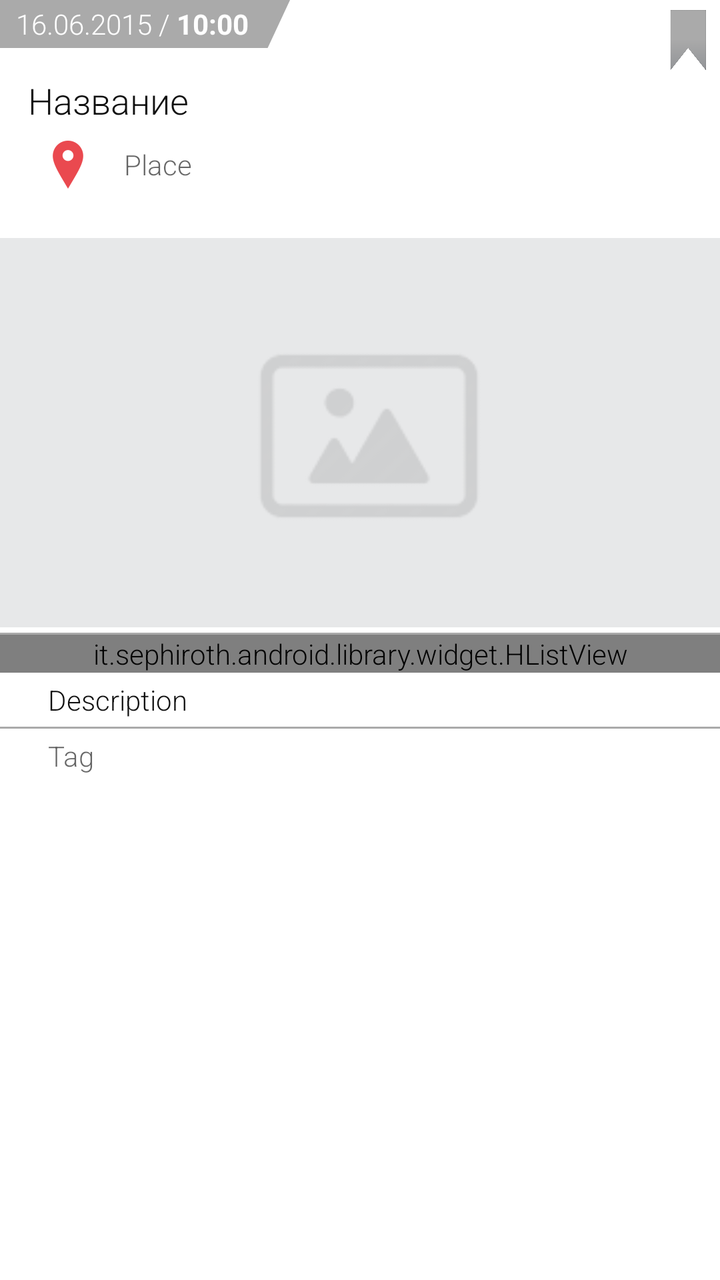
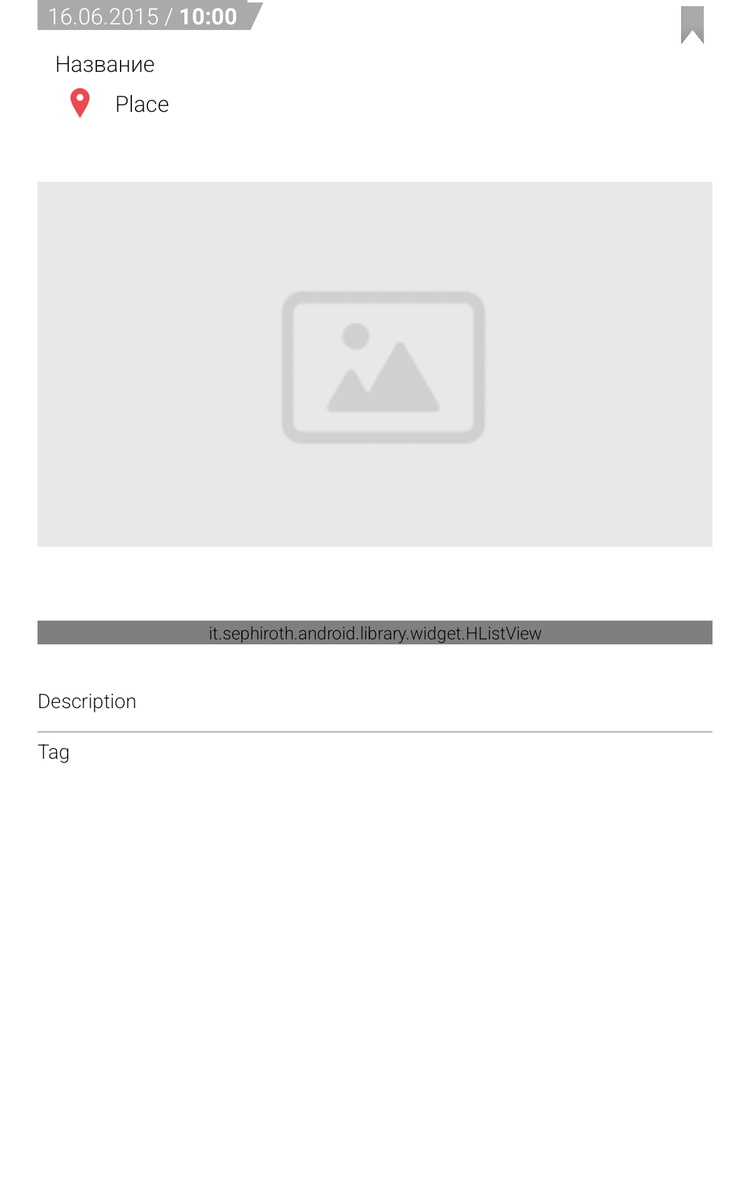

An Android layout and its configuration variant, each rendered on a device that would load it. The default file and the variant file are quoted in full after the pictures.
<!-- AndroidManifest.xml: application theme AppTheme -->
<!-- res/layout/fragment_event_details.xml -->
<ScrollView
    android:id="@+id/scrollView1"
    android:layout_height="match_parent"
    android:layout_width="match_parent"
    xmlns:android="http://schemas.android.com/apk/res/android" >

    <LinearLayout xmlns:android="http://schemas.android.com/apk/res/android"
        android:layout_width="match_parent"
        android:layout_height="match_parent"
        android:orientation="vertical"
        android:layout_weight="0"
        android:paddingBottom="@dimen/item_spacing">

        <RelativeLayout
            android:layout_width="match_parent"
            android:layout_height="wrap_content">

            <LinearLayout
                android:layout_width="wrap_content"
                android:layout_height="wrap_content"
                android:orientation="horizontal"
                android:id="@+id/linearLayout3">

            <TextView
                android:id="@+id/textDate"
                android:layout_width="wrap_content"
                android:layout_height="24dp"
                style="?android:attr/textAppearanceSmall"
                android:textColor="@color/Exhibition.White"
                android:gravity="center_vertical"
                android:background="@color/Exhibition.DarkGray"
                android:paddingLeft="@dimen/item_spacing"
                android:text="16.06.2015 / "/>

                <TextView
                    android:id="@+id/textTime"
                    android:layout_width="wrap_content"
                    android:layout_height="24dp"
                    style="?android:attr/textAppearanceSmall"
                    android:fontFamily="sans-serif"
                    android:textColor="@color/Exhibition.White"
                    android:textStyle="bold"
                    android:gravity="center_vertical"
                    android:background="@color/Exhibition.DarkGray"
                    android:paddingRight="@dimen/item_spacing"
                    android:text="10:00"/>

                <TextView
                    android:layout_width="30dp"
                    android:layout_height="24dp"
                    android:gravity="center_vertical"
                    android:background="@drawable/header_bottom_left_gray"
                    android:paddingLeft="@dimen/item_spacing"
                    android:paddingRight="@dimen/item_spacing" />

            </LinearLayout>


            <LinearLayout
                android:orientation="vertical"
                android:layout_width="match_parent"
                android:layout_height="wrap_content"
                android:layout_weight="1"
                android:padding="14dp"
                android:layout_below="@+id/linearLayout3"
                android:id="@+id/linearLayout4">

                <TextView
                    android:id="@+id/text_header"
                    android:layout_width="match_parent"
                    android:layout_height="wrap_content"
                    android:text="Название "
                    style="?android:attr/textAppearanceLarge"
                    android:clickable="false"
                    android:textColor="@color/text"
                    android:layout_weight="1"/>

                <LinearLayout
                    android:layout_width="match_parent"
                    android:layout_height="wrap_content"
                    android:orientation="horizontal">

                    <ImageButton
                        android:id="@+id/imagePlace"
                        android:layout_width="40dp"
                        android:layout_height="40dp"
                        android:src="@drawable/ic_location"
                        android:background="@android:color/transparent"
                        android:layout_weight="0"/>

                    <TextView
                        android:layout_width="match_parent"
                        android:layout_height="wrap_content"
                        android:text="Place"
                        android:id="@+id/textPlace"
                        style="?android:attr/textAppearanceSmall"
                        android:layout_gravity="center_vertical"
                        android:paddingLeft="@dimen/item_spacing"
                        android:paddingRight="@dimen/item_spacing"
                        android:layout_weight="1"/>

                </LinearLayout>
            </LinearLayout>


            <ImageButton
                android:id="@+id/imageFlag"
                android:layout_width="32dp"
                android:layout_height="40dp"
                android:background="@drawable/favorite_selector"
                android:clickable="true"
                android:layout_gravity="right"
                android:layout_alignParentTop="true"
                android:layout_alignRight="@+id/linearLayout4"
                android:layout_alignEnd="@+id/linearLayout4" />

        </RelativeLayout>

        <ImageView
            android:id="@+id/imageEvent"
            android:layout_width="match_parent"
            android:layout_height="200dp"
            android:layout_weight="1"
            android:adjustViewBounds="true"
            android:src="@drawable/empty_image"
            android:scaleType="fitCenter"
            android:layout_gravity="left"/>

        <View
            android:layout_width="match_parent"
            android:layout_height="1dp"
            android:background="@android:color/darker_gray"
            android:layout_weight="0" />

        <it.sephiroth.android.library.widget.HListView
            android:id="@+id/hListView1"
            android:layout_width="match_parent"
            android:layout_height="wrap_content"
            android:layout_weight="0"/>


        <TextView
            android:id="@+id/textEvent"
            android:layout_width="match_parent"
            android:layout_height="match_parent"
            android:layout_weight="0"
            android:layout_marginLeft="24dp"
            android:layout_marginRight="24dp"
            style="?android:attr/textAppearanceSmall"
            android:layout_marginTop="@dimen/item_spacing_small"
            android:textColor="@color/text"
            android:text="Description"/>

        <View
            android:layout_width="match_parent"
            android:layout_height="1dp"
            android:background="@android:color/darker_gray"
            android:layout_weight="0"
            android:layout_marginTop="@dimen/item_spacing_small"
            android:layout_marginBottom="@dimen/item_spacing_small"/>

        <TextView
            android:id="@+id/tags"
            android:layout_width="match_parent"
            android:layout_height="wrap_content"
            android:layout_weight="0"
            android:layout_marginLeft="24dp"
            android:layout_marginRight="24dp"
            style="?android:attr/textAppearanceSmall"
            android:text="Tag"/>

    </LinearLayout>
</ScrollView>
<!-- resources referenced by this layout -->
<resources>
  <color name="Exhibition.DarkGray">#aaaaaa</color>
  <color name="Exhibition.White">@android:color/white</color>
  <color name="text">#101010</color>
  <dimen name="item_spacing">8dp</dimen>
  <dimen name="item_spacing_small">4dp</dimen>
  <!-- drawable favorite_selector (drawable) -->
  <?xml version="1.0" encoding="utf-8"?>
  <selector xmlns:android="http://schemas.android.com/apk/res/android">
      <item android:state_selected="true" android:drawable="@drawable/ic_flag_r" />
      <item android:drawable="@drawable/ic_flag_n" />
  </selector>
  <style name="Exhibition.ActionBar" parent="@style/Widget.AppCompat.Light.ActionBar.Solid.Inverse">
          <item name="titleTextStyle">@style/Exhibition.ActionBar.TitleTextStyle</item>
          <item name="subtitleTextStyle">@style/Exhibition.ActionBar.SubTitleText</item>
          <item name="colorControlNormal">@color/Exhibition.White</item>
      </style>
  <color name="Exhibition.Primary">#ed1c24</color>
  <color name="Exhibition.TransparentRed">#b3ed1c24</color>
  <!-- drawable main_menu_selector (drawable) -->
  <?xml version="1.0" encoding="utf-8"?>
  <selector xmlns:android="http://schemas.android.com/apk/res/android">
      <item android:state_pressed="true">
          <color android:color="@color/Exhibition.Primary"/>
      </item>
      <item android:state_activated="true">
          <color android:color="@color/Exhibition.Primary"/>
      </item>
      <item android:drawable="@color/Exhibition.Background"/>
  </selector>
  <style name="Exhibition.TextViewStyle" parent="android:Widget.TextView">
          <item name="android:fontFamily">sans-serif-light</item>
      </style>
  <style name="Exhibition.ButtonStyle" parent="android:Widget.Holo.Button">
          <item name="android:fontFamily">sans-serif-light</item>
          <item name="android:background">@drawable/button_selector</item>
          <item name="android:textColor">@color/text</item>
      </style>
  <style name="Exhibition.ImageButtonStyle" parent="android:Widget.ImageButton">
          <item name="android:background">@drawable/button_selector</item>
      </style>
  <style name="Exhibition.Text.Small" parent="@android:style/TextAppearance.Small">
          <item name="android:textSize">14sp</item>
      </style>
  <style name="Exhibition.Text.Medium" parent="@android:style/TextAppearance.Medium">
          <item name="android:textSize">16sp</item>
          <item name="android:textColor">@color/text</item>
      </style>
  <style name="Exhibition.Text.Large" parent="@android:style/TextAppearance.Large">
          <item name="android:textSize">18sp</item>
          <item name="android:textColor">@color/text</item>
      </style>
  <style name="Exhibition.ListView" parent="@android:style/Widget.ListView">
          <item name="android:background">@color/Exhibition.Background</item>
          <item name="android:divider">@color/Exhibition.LightGray</item>
          <item name="android:dividerHeight">1dp</item>
          <item name="android:drawSelectorOnTop">false</item>
      </style>
  <style name="Exhibition.ActionBar.TitleTextStyle" parent="@android:style/TextAppearance">
          <item name="android:textColor">@color/Exhibition.White</item>
          <item name="android:textSize">20sp</item>
      </style>
  <style name="Exhibition.ActionBar.SubTitleText" parent="@android:style/TextAppearance">
          <item name="android:textColor">@color/Exhibition.White</item>
          <item name="android:textSize">20sp</item>
      </style>
  <color name="Exhibition.Background">@android:color/white</color>
  <color name="Exhibition.LightGray">#e1e1e1</color>
  <color name="Exhibition.Secondary">#6d6f71</color>
  <color name="Exhibition.TransparentDarkGray">#b3aaaaaa</color>
</resources>
<!-- res/layout-large/fragment_event_details.xml (the repository's variant of the layout above) -->
<!-- drawn on a 7-inch tablet held upright -->
<ScrollView
    android:id="@+id/scrollView1"
    android:layout_height="match_parent"
    android:layout_width="match_parent"
    xmlns:android="http://schemas.android.com/apk/res/android" >

    <LinearLayout xmlns:android="http://schemas.android.com/apk/res/android"
        android:layout_width="match_parent"
        android:layout_height="match_parent"
        android:orientation="vertical"
        android:paddingBottom="@dimen/item_spacing"
        android:paddingLeft="30dp"
        android:paddingRight="30dp">

        <RelativeLayout
            android:layout_width="match_parent"
            android:layout_height="wrap_content">

            <LinearLayout
                android:layout_width="wrap_content"
                android:layout_height="wrap_content"
                android:orientation="horizontal"
                android:id="@+id/linearLayout3">

            <TextView
                android:id="@+id/textDate"
                android:layout_width="wrap_content"
                android:layout_height="24dp"
                style="?android:attr/textAppearanceLarge"
                android:textColor="@color/Exhibition.White"
                android:gravity="center_vertical"
                android:background="@color/Exhibition.DarkGray"
                android:paddingLeft="@dimen/item_spacing"
                android:text="16.06.2015 / "/>

                <TextView
                    android:id="@+id/textTime"
                    android:layout_width="wrap_content"
                    android:layout_height="24dp"
                    style="?android:attr/textAppearanceLarge"
                    android:fontFamily="sans-serif"
                    android:textColor="@color/Exhibition.White"
                    android:textStyle="bold"
                    android:gravity="center_vertical"
                    android:background="@color/Exhibition.DarkGray"
                    android:paddingRight="@dimen/item_spacing"
                    android:text="10:00"/>

                <TextView
                    android:layout_width="30dp"
                    android:layout_height="24dp"
                    android:gravity="center_vertical"
                    android:background="@drawable/header_bottom_left_gray"
                    android:paddingLeft="@dimen/item_spacing"
                    android:paddingRight="@dimen/item_spacing" />

            </LinearLayout>


            <LinearLayout
                android:orientation="vertical"
                android:layout_width="match_parent"
                android:layout_height="wrap_content"
                android:layout_weight="1"
                android:padding="14dp"
                android:layout_below="@+id/linearLayout3"
                android:id="@+id/linearLayout4">

                <TextView
                    android:id="@+id/text_header"
                    android:layout_width="match_parent"
                    android:layout_height="wrap_content"
                    android:text="Название "
                    style="?android:attr/textAppearanceLarge"
                    android:clickable="false"
                    android:textColor="@color/text"
                    android:layout_weight="1"/>

                <LinearLayout
                    android:layout_width="match_parent"
                    android:layout_height="wrap_content"
                    android:orientation="horizontal">

                    <ImageButton
                        android:id="@+id/imagePlace"
                        android:layout_width="40dp"
                        android:layout_height="40dp"
                        android:src="@drawable/ic_location"
                        android:background="@android:color/transparent"
                        android:layout_weight="0"/>

                    <TextView
                        android:layout_width="match_parent"
                        android:layout_height="wrap_content"
                        android:text="Place"
                        android:id="@+id/textPlace"
                        style="?android:attr/textAppearanceLarge"
                        android:layout_gravity="center_vertical"
                        android:paddingLeft="@dimen/item_spacing"
                        android:paddingRight="@dimen/item_spacing"
                        android:layout_weight="1"/>

                </LinearLayout>
            </LinearLayout>


            <ImageButton
                android:id="@+id/imageFlag"
                android:layout_width="32dp"
                android:layout_height="40dp"
                android:background="@drawable/favorite_selector"
                android:clickable="true"
                android:layout_gravity="right"
                android:layout_alignParentTop="true"
                android:layout_alignRight="@+id/linearLayout4"
                android:layout_alignEnd="@+id/linearLayout4" />

        </RelativeLayout>

        <ImageView
            android:id="@+id/imageEvent"
            android:layout_width="match_parent"
            android:layout_height="350dp"
            android:layout_weight="1"
            android:adjustViewBounds="true"
            android:src="@drawable/empty_image"
            android:scaleType="fitCenter"
            android:layout_gravity="left"
            android:layout_marginBottom="30dp"/>

        <it.sephiroth.android.library.widget.HListView
            android:id="@+id/hListView1"
            android:layout_width="match_parent"
            android:layout_height="wrap_content"
            android:layout_weight="0"
            android:layout_marginBottom="30dp"/>

        <TextView
            android:id="@+id/textEvent"
            android:layout_width="match_parent"
            android:layout_height="match_parent"
            android:layout_weight="1"
            style="?android:attr/textAppearanceMedium"
            android:layout_marginTop="@dimen/item_spacing_small"
            android:textColor="@color/text"
            android:text="Description"
            android:layout_marginBottom="10dp"/>

        <View
            android:layout_width="match_parent"
            android:layout_height="1dp"
            android:background="@android:color/darker_gray"
            android:layout_weight="0"
            android:layout_marginTop="@dimen/item_spacing_small"
            android:layout_marginBottom="@dimen/item_spacing_small"/>

        <TextView
            android:id="@+id/tags"
            android:layout_width="match_parent"
            android:layout_height="wrap_content"
            android:layout_weight="0"
            style="?android:attr/textAppearanceMedium"
            android:text="Tag"/>

    </LinearLayout>
</ScrollView>
